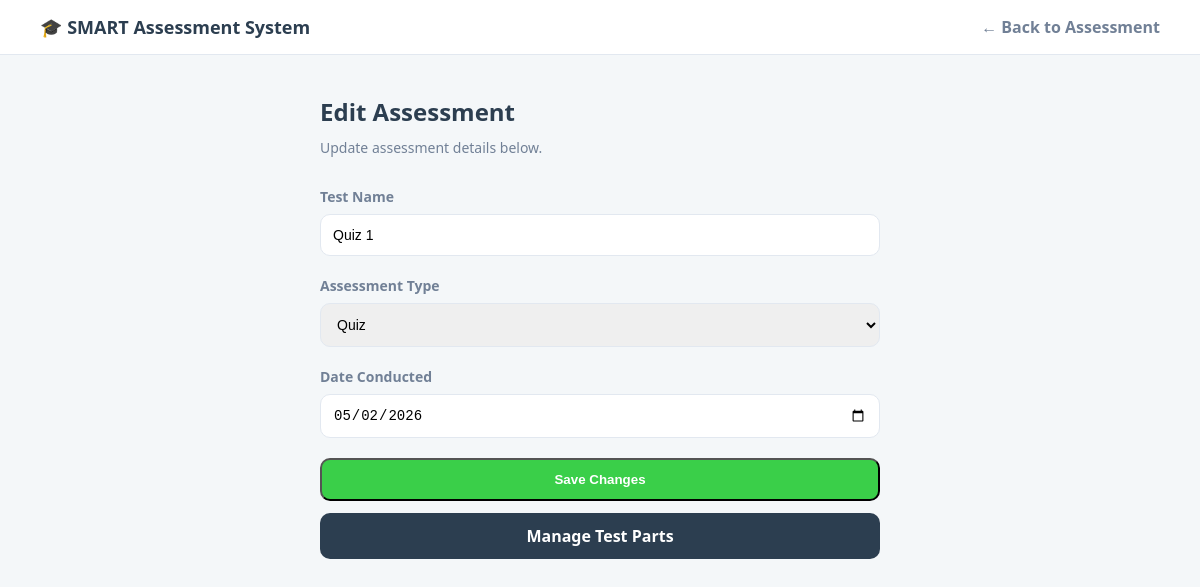
The page /pages/edit_test.php?test_id=2 (signed in) on the database its author committed.
### tables this page shows
CREATE TABLE `test` (
  `test_id` int(11) NOT NULL,
  `class_id` int(11) DEFAULT NULL,
  `test_name` varchar(50) DEFAULT NULL,
  `test_type` enum('Quiz','Exam','Diagnostic','Long Test') DEFAULT NULL,
  `test_date` date DEFAULT NULL
);

### pages/edit_test.php (the view, shortened to what this page needs)
<?php
include '../config/db.php';
$teacher_id = $_SESSION['user']['user_id'];
$test_id = isset($_GET['test_id']) ? (int) $_GET['test_id'] : 0;
function table_exists($conn, $table_name) {
    $safe_table = $conn->real_escape_string($table_name);
    $result = $conn->query("SHOW TABLES LIKE '$safe_table'");
    return $result && $result->num_rows > 0;
}
function column_exists($conn, $table_name, $column_name) {
    $safe_column = $conn->real_escape_string($column_name);
    $result = $conn->query("SHOW COLUMNS FROM `$table_name` LIKE '$safe_column'");
    return $result && $result->num_rows > 0;
}
$test_table = table_exists($conn, 'tests') ? 'tests' : 'test';
$has_test_type = column_exists($conn, $test_table, 'test_type');
$has_test_date = column_exists($conn, $test_table, 'test_date');
$sql = "
    SELECT t.*
    FROM `$test_table` t
    JOIN class c ON t.class_id = c.class_id
    WHERE t.test_id = ? AND c.user_id = ?
";
$stmt = $conn->prepare($sql);
$stmt->bind_param("ii", $test_id, $teacher_id);
$stmt->execute();
$result = $stmt->get_result();
$test = $result->fetch_assoc();
?>
<!DOCTYPE html>
<html lang="en">
<head>
    <link rel="stylesheet" href="../assets/css/style.css?v=<?php echo time(); ?>">
</head>
<body class="teacher-layout">
    <nav class="top-nav">
        <div style="font-weight:800; font-size:18px;">
            <span style="color:var(--primary-green);">🎓</span> SMART Assessment System
        </div>
        <a href="view_assessment.php?test_id=<?php echo (int) $test['test_id']; ?>" style="color:var(--text-gray); text-decoration:none; font-weight:600;">← Back to Assessment</a>
    </nav>
    <div class="teacher-container" style="max-width: 600px;">
        <div class="card">
            <h1 style="font-size:24px; margin-bottom:10px;">Edit Assessment</h1>
            <p style="color:var(--text-gray); font-size:14px; margin-bottom:30px;">Update assessment details below.</p>
            <form action="../actions/update_test.php" method="POST">
                <div class="form-group">
                    <label>Test Name</label>
                    <input type="text" name="test_name" required value="<?php echo htmlspecialchars($test['test_name']); ?>">
                </div>
                <?php if ($has_test_type): ?>
                    <div class="form-group">
                        <label>Assessment Type</label>
                        <select name="test_type">
                            <?php
                                $types = ['Quiz', 'Exam', 'Diagnostic', 'Long Test'];
                                foreach ($types as $type):
                            ?>
                                <option value="<?php echo $type; ?>" <?php echo (($test['test_type'] ?? '') === $type) ? 'selected' : ''; ?>>
                                    <?php echo $type; ?>
                                </option>
                            <?php endforeach; ?>
                        </select>
                    </div>
                <?php endif; ?>
                <?php if ($has_test_date): ?>
                    <div class="form-group">
                        <label>Date Conducted</label>
                        <input type="date" name="test_date" value="<?php echo htmlspecialchars($test['test_date'] ?? ''); ?>">
                    </div>
                <?php endif; ?>
                <button type="submit" class="btn-green" style="width:100%; margin-top:10px;">
                    Save Changes
                </button>
            </form>
            <a href="manage_test_parts.php?test_id=<?php echo (int) $test['test_id']; ?>" class="btn-green" style="display:block; text-align:center; background:#2C3E50; width:100%; margin-top:12px;">
                Manage Test Parts
            </a>
        </div>
    </div>
</body>
</html>

### assets/css/style.css (style rules this page uses)
:root { --primary-green: #3ACF49; --bg-light: #F4F7F9; --text-dark: #2C3E50; --text-gray: #718096; }
* { margin: 0; padding: 0; box-sizing: border-box; }
body { font-family: 'Segoe UI', Tahoma, Geneva, Verdana, sans-serif; background-color: var(--bg-light); color: var(--text-dark); }
.top-nav { background: white; padding: 15px 40px; display: flex; justify-content: space-between; align-items: center; border-bottom: 1px solid #E2E8F0; }
.teacher-container { max-width: 1000px; margin: 40px auto; padding: 0 20px; }
.btn-green { display: block; width: 100%; background: var(--primary-green); color: white; text-align: center; padding: 12px; border-radius: 10px; text-decoration: none; font-weight: 600; margin-top: 15px; }

### pages/edit_test.php (style rules this page uses)
.form-group { margin-bottom: 20px; display: flex; flex-direction: column; }
label { font-weight: 600; font-size: 14px; margin-bottom: 8px; color: var(--text-gray); }
input, select { padding: 12px; border: 1px solid #E2E8F0; border-radius: 10px; font-size: 14px; outline: none; }

### rows shown on the page
test: test_name "Quiz 1", test_type "Quiz", test_date "05/02/2026"
